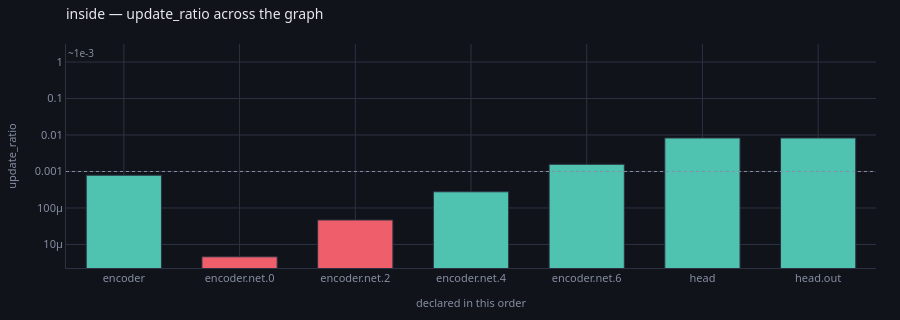

Write notebook code for a chart like this one.
### Markdown cell above
`encoder.0` and `encoder.2` — the exact layers, inside the node. The node as a
whole is not flagged, and neither is `head`.

### Code cell
profile(store, run="inside", of="update_ratio")

### Figure 1 — Plotly figure (JSON) as saved in the notebook; plotly's stock layout.template omitted (floating-point values rounded to 4 significant figures)
{"data": [{"customdata": ["nothing tripped", "STALLED", "STALLED", "nothing tripped", "nothing tripped", "nothing tripped", "nothing tripped"], "hovertemplate": "<b>%{x}</b><br>%{y:.3e}<br>%{customdata}<extra></extra>", "marker": {"color": ["#4fc3b0", "#ef5f6b", "#ef5f6b", "#4fc3b0", "#4fc3b0", "#4fc3b0", "#4fc3b0"], "line": {"color": "#2c3242", "width": 1}}, "type": "bar", "x": ["encoder", "encoder.net.0", "encoder.net.2", "encoder.net.4", "encoder.net.6", "head", "head.out"], "y": [0.0007905, 4.591e-06, 4.693e-05, 0.0002779, 0.001575, 0.008296, 0.008296]}], "layout": {"annotations": [{"font": {"color": "#868ea3", "size": 10}, "showarrow": false, "text": "~1e-3", "x": 0, "xanchor": "left", "xref": "x domain", "y": 0.001, "yanchor": "bottom", "yref": "y"}], "bargap": 0.35, "font": {"color": "#e7e9ef", "family": "system-ui, -apple-system, Segoe UI, Roboto, sans-serif", "size": 12}, "height": 320, "hoverlabel": {"align": "left", "bgcolor": "#1a1e28", "bordercolor": "#2c3242", "font": {"color": "#e7e9ef", "family": "system-ui, -apple-system, Segoe UI, Roboto, sans-serif"}}, "legend": {"bgcolor": "rgba(0,0,0,0)", "font": {"color": "#868ea3"}, "orientation": "h", "x": 1, "xanchor": "right", "y": 1.02, "yanchor": "bottom"}, "margin": {"b": 44, "l": 56, "r": 24, "t": 44}, "paper_bgcolor": "#101319", "plot_bgcolor": "#101319", "shapes": [{"line": {"color": "#868ea3", "dash": "dot", "width": 1}, "type": "line", "x0": 0, "x1": 1, "xref": "x domain", "y0": 0.001, "y1": 0.001, "yref": "y"}], "showlegend": false, "title": {"font": {"size": 14}, "text": "inside — update_ratio across the graph", "x": 0, "xanchor": "left", "xref": "paper", "y": 0.97, "yanchor": "top"}, "xaxis": {"gridcolor": "#2c3242", "linecolor": "#2c3242", "tickfont": {"color": "#868ea3", "size": 11}, "title": {"font": {"color": "#868ea3", "size": 11}, "text": "declared in this order"}, "zerolinecolor": "#2c3242"}, "yaxis": {"gridcolor": "#2c3242", "linecolor": "#2c3242", "tickfont": {"color": "#868ea3", "size": 11}, "title": {"font": {"color": "#868ea3", "size": 11}, "text": "update_ratio"}, "type": "log", "zerolinecolor": "#2c3242"}}}
